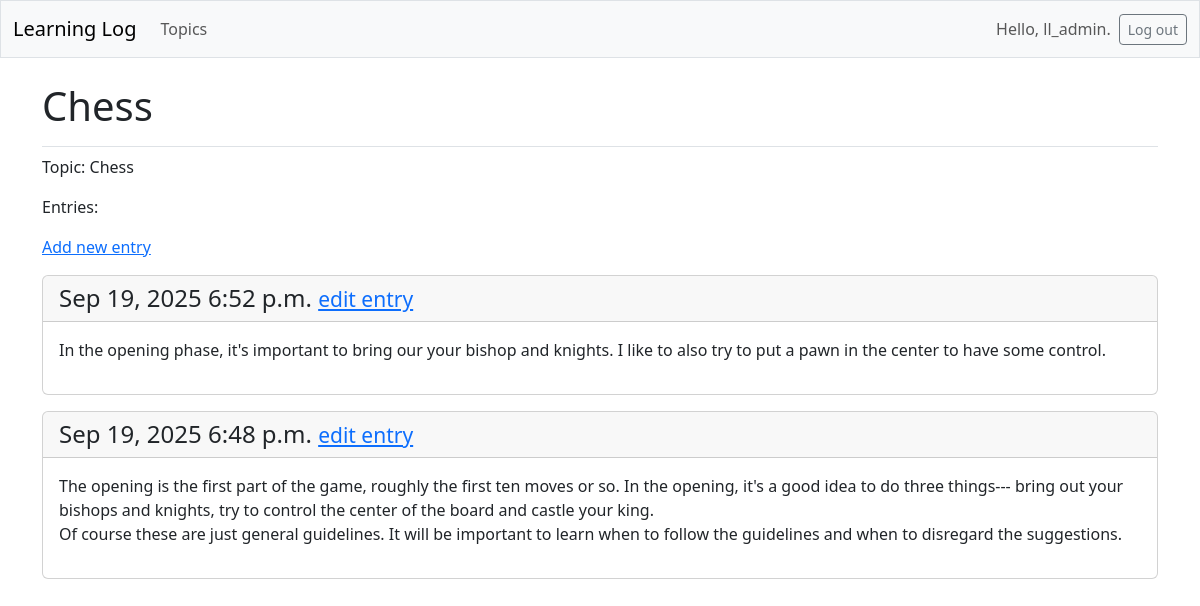
The app's page /topics/2/ (signed in), older data.
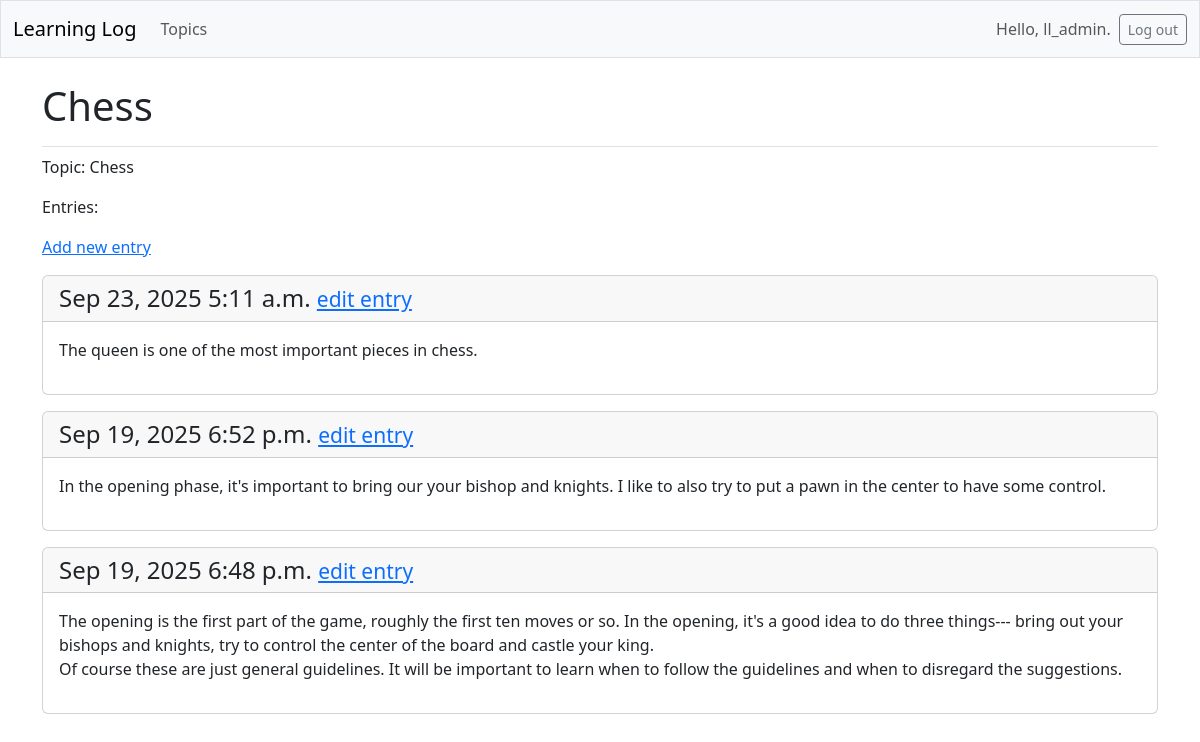
The same page, newer data.
### learning_logs/models.py (models this page shows, shortened)
class Entry(models.Model):
    topic = models.ForeignKey(Topic, on_delete=models.CASCADE)
    text = models.TextField()
    date_added = models.DateTimeField(auto_now_add=True)
    class Meta:
        verbose_name_plural = 'entries'

### learning_logs/views.py (the view)
# urls.py: path('topics/<int:topic_id>/', views.topic, name='topic'),
@login_required
def topic(request, topic_id):
    topic = get_object_or_404(Topic, id=topic_id)
    if topic.owner != request.user:
        raise Http404
    entries = topic.entry_set.order_by('-date_added')
    context = {'topic': topic, 'entries': entries}
    return render(request, 'learning_logs/topic.html', context)

### learning_logs/templates/learning_logs/topic.html
{% extends 'learning_logs/base.html' %}
 {% block page_header %}
  <h1>{{ topic.text }}</h1>
 {% endblock page_header %}
 {% block content %}
 <p>Topic: {{ topic.text }}</p>
 <p>Entries:</p>
 <p>
    <a href="{% url 'learning_logs:new_entry' topic.id%}">Add new entry</a>
 </p>
 {% for entry in entries %}
    <div class="card mb-3">
        <h4 class="card-header">
            {{ entry.date_added|date:'M d, Y g:i a' }}
            <small><a href="{% url 'learning_logs:edit_entry' entry.id %}">
                edit entry</a></small>
        </h4>
        <div class="card-body">{{ entry.text|linebreaks }}</div>
    </div>
 {% empty %}
    <p>There are no entries for this topic yet.</p>
 {% endfor %}
 {% endblock content %}

Row changes from the older to the newer data that the page shows:
added Entry: date_added "Sep 23, 2025 5:11 a.m.", text "The queen is one of the most important pieces in chess."
